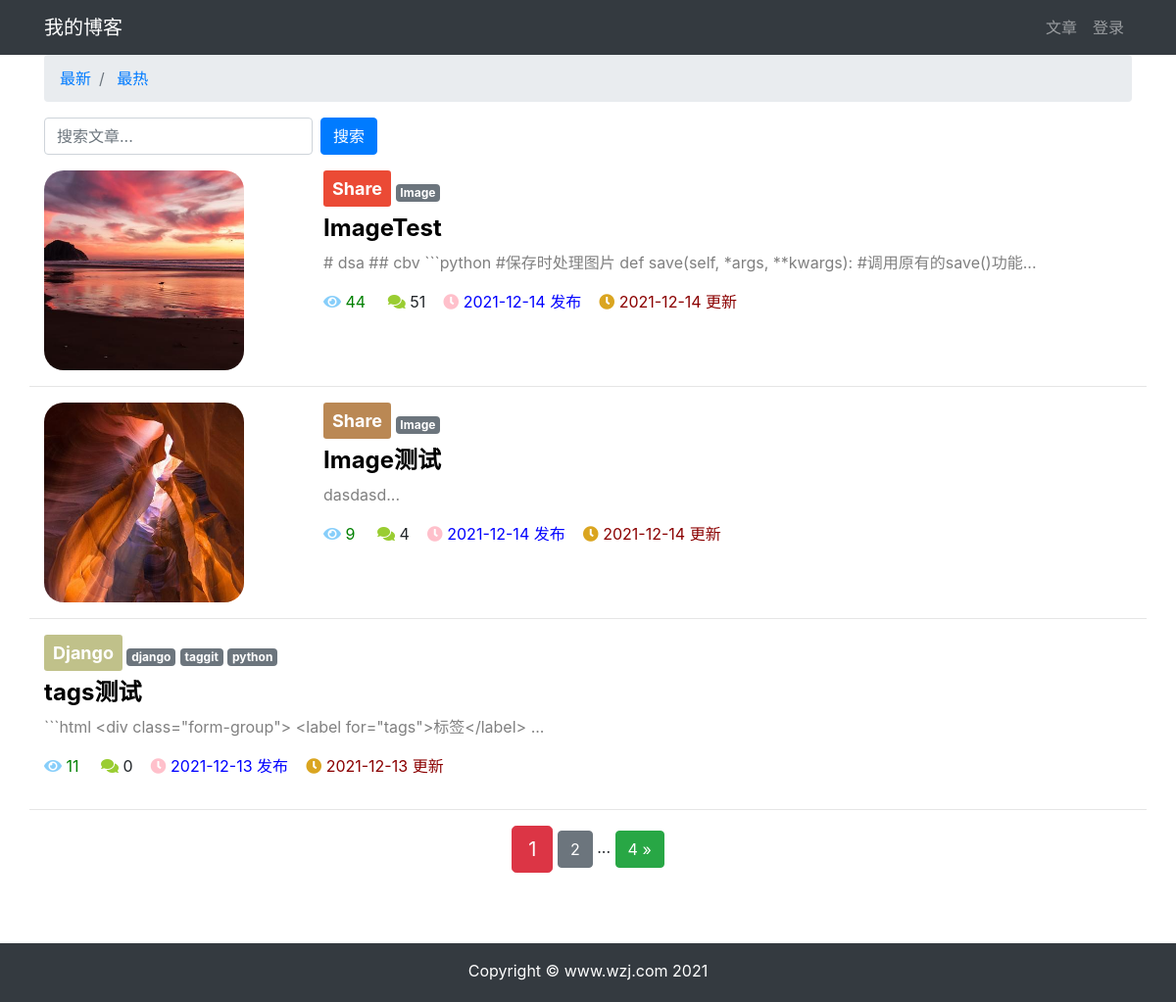
Before: /article/article-list/ with the older database file.
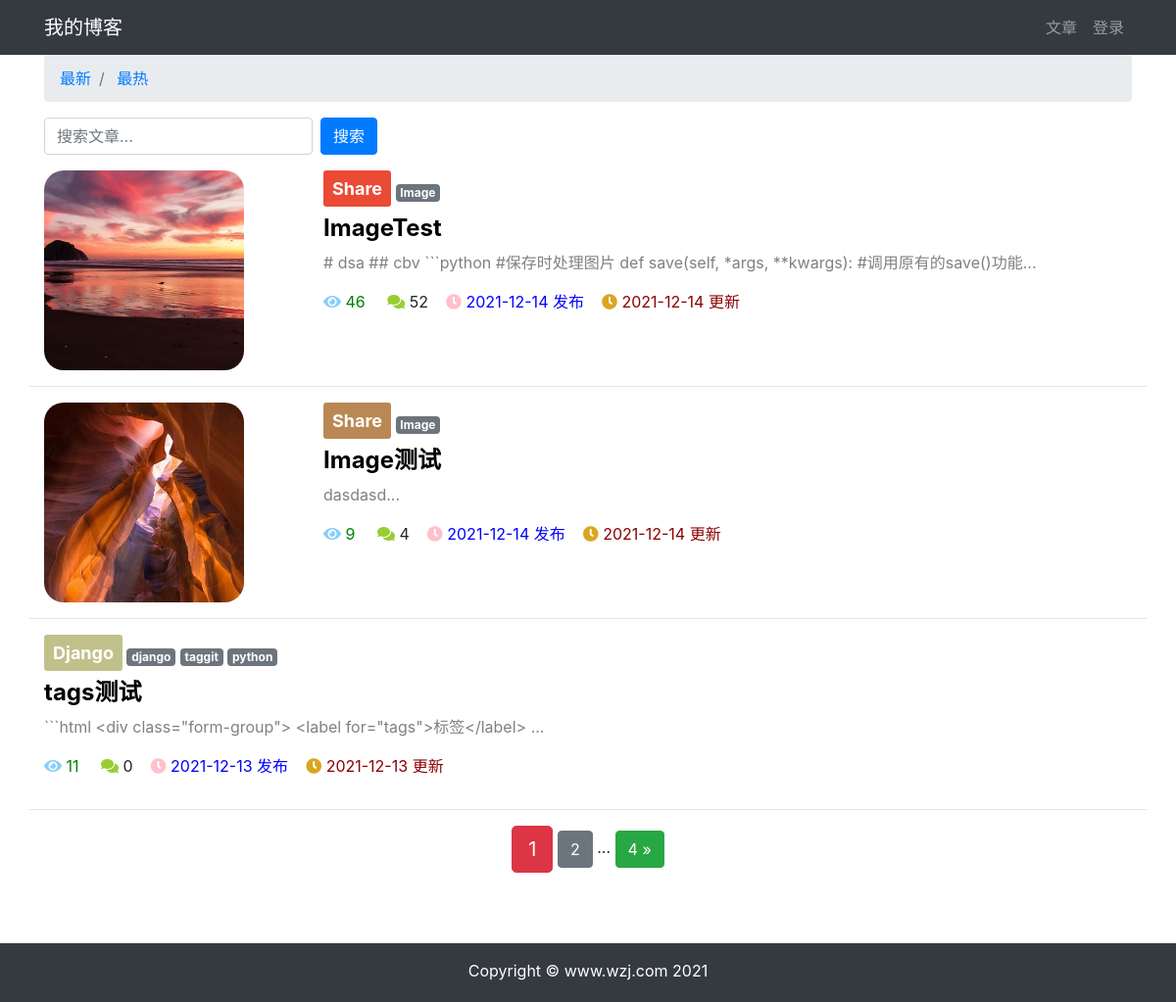
After: the same page with the newer database file.
### article/models.py (models this page shows, shortened)
class ArticlePost(models.Model):
    column = models.ForeignKey(
        ArticleColumn,
        null=True,
        blank=True,
        on_delete=models.CASCADE,
        related_name='article',
    )
    avatar = models.ImageField(upload_to='article/%Y%m%d', blank=True)
    author = models.ForeignKey(User, on_delete=models.CASCADE)
    title = models.CharField(max_length=100)
    body = models.TextField()
    created = models.DateTimeField(default=timezone.now)
    updated = models.DateTimeField(auto_now=True)
    total_views = models.PositiveIntegerField(default=0)
    tags = TaggableManager(blank=True)
    class Meta:
        ordering = ('-created',)

class ArticleColumn(models.Model):
    title = models.CharField(max_length=100, blank=True)
    created = models.DateTimeField(default=timezone.now)
    def __str__(self) -> str:
        return self.title

### article/views.py (the view)
# urls.py: path('article-list/', views.article_list, name='article_list'),
def article_list(request):
    search = request.GET.get('search')
    order = request.GET.get('order')
    column = request.GET.get('column')
    tag = request.GET.get('tag')
    article_list = ArticlePost.objects.all()
    if search:
        article_list = article_list.filter(
            Q(title__icontains=search) |
            Q(body__icontains=search)
        )
    else:
        search = ''
    if column is not None and column.isdigit():
        article_list = article_list.filter(column=column)
    if tag and tag != 'None':
        article_list = article_list.filter(tags__name__in=[tag])
    if order == 'total_views':
        article_list = article_list.order_by('-total_views')
    paginator = Paginator(article_list, 3)
    page = request.GET.get('page')
    articles = paginator.get_page(page)
    context = {
            'articles': articles,
            'order': order,
            'search': search,
            'column': column,
            'tag': tag,
    }
    return render(request, 'article/list.html', context)

### templates/article/list.html (shortened to what the changed rows need)
{% extends "base.html" %}
{% load staticfiles %}
{% block content %}
<div class="container">
    <div class="row mt-2">
        {% for article in articles %}
            {% if article.avatar %}
            <div class="col-3">
                <img src="{{ article.avatar.url }}"
                     alt="avatar"
                     style="max-width:80%; border-radius: 20px"
                >
            </div>
            {% endif %}
            <div class="col">
                {% if article.column %}
                    <a  role="button"
                        href="{% url 'article:article_list' %}?column={{ article.column.id }}"
                        class="btn btn-sm mb-2"
                        style="color: #ffffff;
                        font-size: large;
                        font-weight: bold;"
                    >
                        {{ article.column }}
                    </a>
                {% endif %}
                <span>
                    {% for tag in article.tags.all %}
                        <a href="{% url 'article:article_list' %}?tag={{ tag }}"
                        class="badge badge-secondary"
                        >
                            {{ tag }}
                        </a>
                    {% endfor %}
                </span>
                <h4>
                    <b>
                        <a href="{% url 'article:article_detail' article.id %}"
                        style="color: black;"
                        >
                            {{ article.title }}
                        </a>
                    </b>
                </h4>
                <div>
                    <p style="color: gray;">
                        {{ article.body|slice:'100' }}...
                    </p>
                </div>
                <p>
                    <span style="color: green;">
                        <i class="fas fa-eye" style="color: lightskyblue;"></i>
                        {{ article.total_views }} &nbsp;&nbsp;&nbsp;
                    </span>
                    <span>
                        <i class="fas fa-comments" style="color: yellowgreen;"></i>
                        {{ article.comments.count }}&nbsp;&nbsp;&nbsp;
                    </span>
                    <span style="color: blue;">
                        <i class="fas fa-clock" style="color: pink;"></i>
                        {{ article.created|date:'Y-m-d' }} 发布&nbsp;&nbsp;&nbsp;
                    </span>
                    <span style="color: darkred;">
                        <i class="fas fa-clock" style="color: goldenrod;"></i>
                        {{ article.updated|date:'Y-m-d' }} 更新
                    </span>
                </p>
            </div>
            <hr style="width: 100%;">
        {% endfor %}
    </div>
</div>
{% endblock content %}

Changed rows visible on the page:
changed ArticlePost "ImageTest": total_views "44" → "46"; comments.count "51" → "52"
